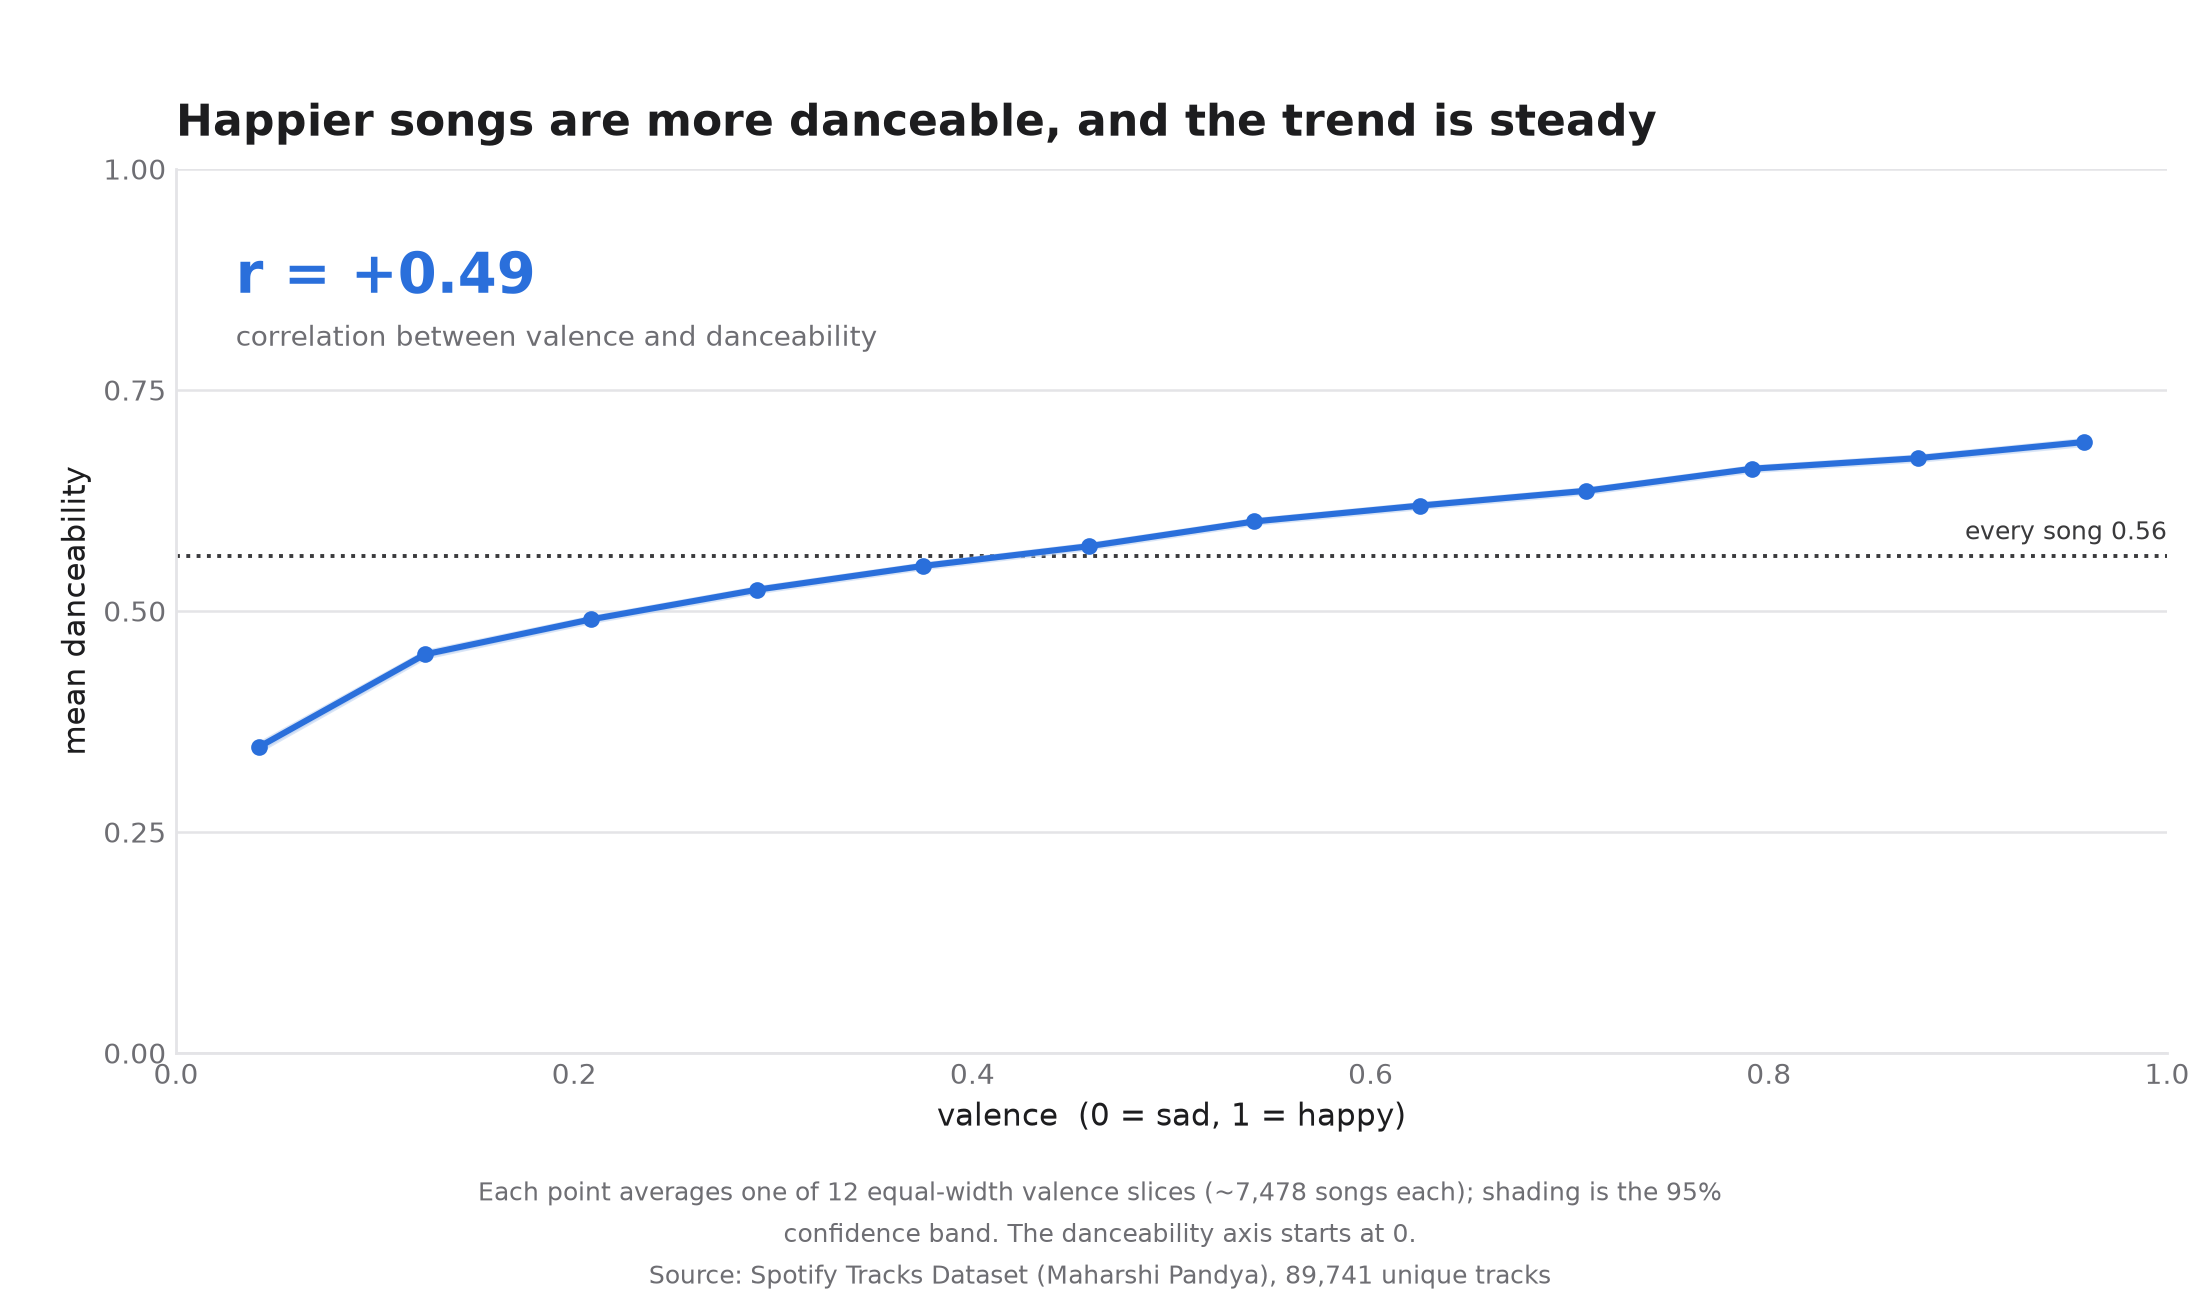

Reproduce this figure in Python.
"""Chart 4: valence against danceability.

Danceability is the audio feature that moves most with valence, so this shows
the binned mean danceability at each level of valence with a 95% confidence
band and prints the correlation.
"""

from __future__ import annotations

from pathlib import Path

import matplotlib

matplotlib.use("Agg")

import matplotlib.pyplot as plt
import numpy as np
import polars as pl

from . import cli, theme as theme_mod
from .valence_stats import load_tracks

DEFAULT_OUT = Path(__file__).resolve().with_suffix(".png")
BINS = 12


def binned(tracks: pl.DataFrame) -> pl.DataFrame:
    edges = np.linspace(0.0, 1.0, BINS + 1)
    idx = np.clip(
        np.digitize(tracks["valence"].to_numpy(), edges[1:-1], right=False),
        0,
        BINS - 1,
    )
    framed = tracks.with_columns(pl.Series("bin_idx", idx, dtype=pl.Int64))
    return (
        framed.group_by("bin_idx")
        .agg(
            pl.len().alias("n"),
            pl.col("danceability").mean().alias("mean"),
            pl.col("danceability").std().alias("sd"),
        )
        .with_columns(
            (1.96 * pl.col("sd") / pl.col("n").sqrt()).alias("ci"),
            ((pl.col("bin_idx") + 0.5) / BINS).alias("center"),
        )
        .sort("bin_idx")
    )


def plot(path: Path, out: Path, tm: theme_mod.Theme) -> None:
    tracks = load_tracks(path)
    curve = binned(tracks)
    r = float(tracks.select(pl.corr("valence", "danceability")).item())
    overall = float(tracks["danceability"].mean())

    fig, ax = plt.subplots(figsize=tm.figure_size("danceability", (11.0, 6.5)))
    x = curve["center"].to_numpy()
    mean = curve["mean"].to_numpy()
    ci = curve["ci"].to_numpy()

    ax.fill_between(
        x, mean - ci, mean + ci, color=tm.color("accent_soft"), alpha=0.55, zorder=2
    )
    ax.plot(x, mean, color=tm.color("accent"), marker="o", ms=5, lw=2.2, zorder=3)
    ax.axhline(
        overall, color=tm.color("reference"), ls=":", lw=1.4, zorder=1
    )
    ax.annotate(
        f"every song {overall:.2f}",
        xy=(1.0, overall),
        xytext=(0, 6),
        textcoords="offset points",
        ha="right",
        fontsize=tm.size("caption"),
        color=tm.color("reference"),
    )
    ax.annotate(
        f"r = {r:+.2f}",
        xy=(0.03, 0.86),
        xycoords="axes fraction",
        fontsize=tm.size("title") + 4,
        color=tm.color("accent"),
        fontweight="bold",
    )
    ax.annotate(
        "correlation between valence and danceability",
        xy=(0.03, 0.80),
        xycoords="axes fraction",
        fontsize=tm.size("annotation"),
        color=tm.color("muted_text"),
    )

    tm.title(ax, "Happier songs are more danceable, and the trend is steady")
    ax.set_xlabel("valence  (0 = sad, 1 = happy)", fontsize=tm.size("label"))
    ax.set_ylabel("mean danceability", fontsize=tm.size("label"))
    ax.set_xlim(0, 1)
    ax.set_ylim(0, 1)
    ax.set_xticks([0, 0.2, 0.4, 0.6, 0.8, 1.0])
    ax.set_yticks([0, 0.25, 0.5, 0.75, 1.0])
    ax.grid(axis="x", visible=False)

    n_per_bin = int(round(curve["n"].mean()))
    tm.caption(
        fig,
        f"Each point averages one of {BINS} equal-width valence slices "
        f"(~{n_per_bin:,} songs each); shading is the 95% confidence band. "
        f"The danceability axis starts at 0.",
    )
    fig.subplots_adjust(left=0.08, right=0.985, top=0.87, bottom=0.19)
    tm.save(fig, out)


def main() -> None:
    args = cli.base_parser(__doc__ or "", DEFAULT_OUT).parse_args()
    tm = theme_mod.load(args.theme).apply()
    plot(args.data, args.out, tm)


if __name__ == "__main__":
    main()
